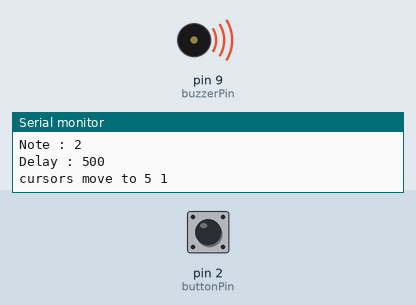
This sketch was run on a simulated Arduino Uno, built with avr-gcc and run on an emulated ATmega328P. On the bench: buzzer (waves = sounding), the last lines printed to the serial monitor. Inputs (shaded band) come from the test bench; at power-on: pin 2 (buttonPin) HIGH.

Above: at 1.3 s.
1.4 s: pin 2 (buttonPin) pulled LOW for 0.55 s
At 3.1 s:
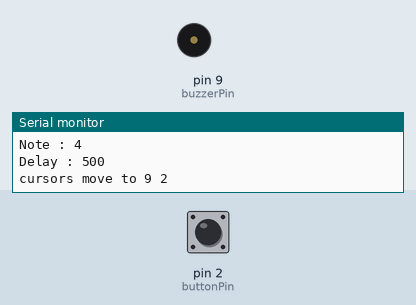
Timing chart, 0 to 10.9 s (numbered marks = the images above; inputs shaded):
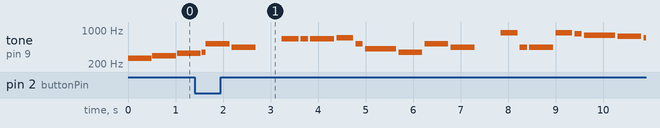

Measured:
- by itself, tone on pin 9 (buzzerPin): plays 349 Hz for 0.09 s, 526 Hz for 0.50 s, 440 Hz for 0.50 s, 659 Hz for 0.35 s, 659 Hz for 0.15 s, 659 Hz for 0.50 s … (20 notes in this stretch)

The sketch:

_5737444-homework01.ino
```cpp
// song 0
const int note0[] = {262,294,330,349,392,440,494,523};
const int noteList0[] = {0,555,1,555,2,555,3,555,4,555,5,555,6,555,7,555};
const int delay0[] = {500,500};

// song 1
const int note1[] = {261,294,329,349,391,415,440,455,466,526,554,587,622,659,698,740,784,830,880};
const int noteList1[] = {6,6,6,3,9,6,3,9,6,555,13,13,13,14,9,5,3,9,6,555,18,6,6,18,17,16,15,14,15,555,7,12,11,10,9,8,9,555,3,5,3,6,9,6,9,13,555,18,6,6,18,17,16,15,14,15,555,7,12,11,10,9,8,9,555,3,5,3,9,6,3,9,6,555};
const int delay1[] = {500,500,500,350,150,500,350,150,650,500,500,500,500,350,150,500,350,150,650,500,500,300,150,500,325,175,125,125,125,250,325,250,500,325,175,125,125,250,350,250,500,350,125,500,375,125,650,500,500,300,150,500,325,175,125,125,250,325,250,500,325,175,125,125,250,350,250,500,375,125,500,375,125,650,650};

// dynamic VAR
int cusor[] = {0,0};
int playingSong = 0;
int maxNote = sizeof(noteList0)/2;
int maxDelay = sizeof(delay0)/2;
int counter,butCount = 0;

// Devices
const int buzzerPin = 9;
const int buttonPin = 2;

void setup() {
// put your setup code here, to run once:
pinMode(buttonPin,INPUT);
pinMode(buzzerPin,OUTPUT);
digitalWrite(buttonPin, HIGH);
Serial.begin(9600);
//Serial.println(sizeof(noteList1));
Serial.print("max NOTE : "); Serial.print(maxNote);
Serial.print(" - max DELAY : "); Serial.println(maxDelay);
}

void loop() {

// BUTTON - is pressed
  if(digitalRead(buttonPin)==LOW and butCount < 1){
  Serial.println("button PRESS !!");
  if(playingSong==0){
    playingSong = 1;
    maxNote = sizeof(noteList1)/2;
    maxDelay = sizeof(delay1)/2;
  }else{
    playingSong = 0;
    maxNote = sizeof(noteList0)/2;
    maxDelay = sizeof(delay0)/2;
  }
  cusor[0],cusor[1] = 0;
  Serial.println("Switch to song : ");
  Serial.println(playingSong);
  //delay(300);
  butCount = 2;
  }


 // PLAY - the playingSong
    if(playingSong==0){
      if(noteList0[cusor[0]]>=555){
          delay(delay0[cusor[1]]);
        // delay(500);
          Serial.print("DELAY - "); Serial.println(delay0[cusor[1]]);
          cusor[0] += 1;
          //cusor[1] += 1;
          Serial.print("at IF cursors move to "); Serial.print(cusor[0]); Serial.print(" "); Serial.println(cusor[1]);

        }
       //beep(note0[noteList0[cusor[0]]],delay0[cusor[1]]);
       Serial.print("Note : "); Serial.println(noteList0[cusor[0]]);
       Serial.print("Delay : "); Serial.println(delay0[cusor[1]]);
       tone(buzzerPin, note0[noteList0[cusor[0]]], 500);

      }

      if(playingSong==1){
        if(noteList1[cusor[0]]>=555){
          delay(delay1[cusor[1]]);
          Serial.print("DELAY - "); Serial.print(delay1[cusor[1]]);
          cusor[0] += 1;
          cusor[1] += 1;
          Serial.print("at IF cursors move to "); Serial.print(cusor[0]); Serial.print(" "); Serial.println(cusor[1]);
        }
        Serial.print("Note : "); Serial.println(noteList0[cusor[0]]);
        Serial.print("Delay : "); Serial.println(delay0[cusor[1]]);
        beep(note1[noteList1[cusor[0]]],delay1[cusor[1]]);


      }

    // DELAY - switching song button
    if(butCount>=1){butCount--;}

    // MOVE - cursor
    cusor[0]+=1; cusor[1]+=1;
Serial.print("cursors move to "); Serial.print(cusor[0]); Serial.print(" "); Serial.println(cusor[1]);

    // RESET - if song end & etc..
    if(cusor[1]>= maxDelay){cusor[1] = 0;}
    if(cusor[0]>= maxNote){cusor[0]=0; cusor[1] = 0;}


}

void beep(int note, int duration)
{
  //Play tone on buzzerPin
  tone(buzzerPin, note, duration);

  //Play different LED depending on value of 'counter'
  if(counter % 2 == 0)
  {

    delay(duration);

  }else
  {

    delay(duration);

  }

  //Stop tone on buzzerPin
  noTone(buzzerPin);

  delay(50);

  //Increment counter
  counter++;
}
```
